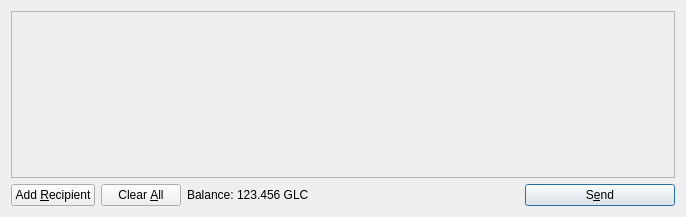
<?xml version="1.0" encoding="UTF-8"?>
<ui version="4.0">
 <class>SendCoinsDialog</class>
 <widget class="QDialog" name="SendCoinsDialog">
  <property name="geometry">
   <rect>
    <x>0</x>
    <y>0</y>
    <width>686</width>
    <height>217</height>
   </rect>
  </property>
  <property name="windowTitle">
   <string>Send Coins</string>
  </property>
  <layout class="QVBoxLayout" name="verticalLayout">
   <item>
    <widget class="QScrollArea" name="scrollArea">
     <property name="widgetResizable">
      <bool>true</bool>
     </property>
     <widget class="QWidget" name="scrollAreaWidgetContents">
      <property name="geometry">
       <rect>
        <x>0</x>
        <y>0</y>
        <width>666</width>
        <height>165</height>
       </rect>
      </property>
      <layout class="QVBoxLayout" name="verticalLayout_2">
       <property name="leftMargin">
        <number>0</number>
       </property>
       <property name="topMargin">
        <number>0</number>
       </property>
       <property name="rightMargin">
        <number>0</number>
       </property>
       <property name="bottomMargin">
        <number>0</number>
       </property>
       <item>
        <layout class="QVBoxLayout" name="entries">
         <property name="spacing">
          <number>6</number>
         </property>
        </layout>
       </item>
       <item>
        <spacer name="verticalSpacer">
         <property name="orientation">
          <enum>Qt::Vertical</enum>
         </property>
         <property name="sizeHint" stdset="0">
          <size>
           <width>20</width>
           <height>40</height>
          </size>
         </property>
        </spacer>
       </item>
      </layout>
     </widget>
    </widget>
   </item>
   <item>
    <layout class="QHBoxLayout" name="horizontalLayout">
     <item>
      <widget class="QPushButton" name="addButton">
       <property name="toolTip">
        <string>Send to multiple recipients at once</string>
       </property>
       <property name="text">
        <string>Add &amp;Recipient</string>
       </property>
       <property name="icon">
        <iconset resource="../bitcoin.qrc">
         <normaloff>:/icons/add</normaloff>:/icons/add</iconset>
       </property>
       <property name="autoDefault">
        <bool>false</bool>
       </property>
      </widget>
     </item>
     <item>
      <widget class="QPushButton" name="clearButton">
       <property name="sizePolicy">
        <sizepolicy hsizetype="Minimum" vsizetype="Fixed">
         <horstretch>0</horstretch>
         <verstretch>0</verstretch>
        </sizepolicy>
       </property>
       <property name="toolTip">
        <string>Remove all transaction fields</string>
       </property>
       <property name="text">
        <string>Clear &amp;All</string>
       </property>
       <property name="icon">
        <iconset resource="../bitcoin.qrc">
         <normaloff>:/icons/remove</normaloff>:/icons/remove</iconset>
       </property>
       <property name="autoRepeatDelay">
        <number>300</number>
       </property>
       <property name="autoDefault">
        <bool>false</bool>
       </property>
      </widget>
     </item>
     <item>
      <layout class="QHBoxLayout" name="horizontalLayout_2">
       <property name="spacing">
        <number>3</number>
       </property>
       <item>
        <widget class="QLabel" name="label">
         <property name="text">
          <string>Balance:</string>
         </property>
        </widget>
       </item>
       <item>
        <widget class="QLabel" name="labelBalance">
         <property name="cursor">
          <cursorShape>IBeamCursor</cursorShape>
         </property>
         <property name="text">
          <string>123.456 GLC</string>
         </property>
         <property name="textInteractionFlags">
          <set>Qt::LinksAccessibleByMouse|Qt::TextSelectableByKeyboard|Qt::TextSelectableByMouse</set>
         </property>
        </widget>
       </item>
      </layout>
     </item>
     <item>
      <spacer name="horizontalSpacer">
       <property name="orientation">
        <enum>Qt::Horizontal</enum>
       </property>
       <property name="sizeHint" stdset="0">
        <size>
         <width>40</width>
         <height>20</height>
        </size>
       </property>
      </spacer>
     </item>
     <item>
      <widget class="QPushButton" name="sendButton">
       <property name="minimumSize">
        <size>
         <width>150</width>
         <height>0</height>
        </size>
       </property>
       <property name="toolTip">
        <string>Confirm the send action</string>
       </property>
       <property name="text">
        <string>S&amp;end</string>
       </property>
       <property name="icon">
        <iconset resource="../bitcoin.qrc">
         <normaloff>:/icons/send</normaloff>:/icons/send</iconset>
       </property>
       <property name="default">
        <bool>true</bool>
       </property>
      </widget>
     </item>
    </layout>
   </item>
  </layout>
 </widget>
 <resources>
  <include location="../bitcoin.qrc"/>
 </resources>
 <connections/>
</ui>
